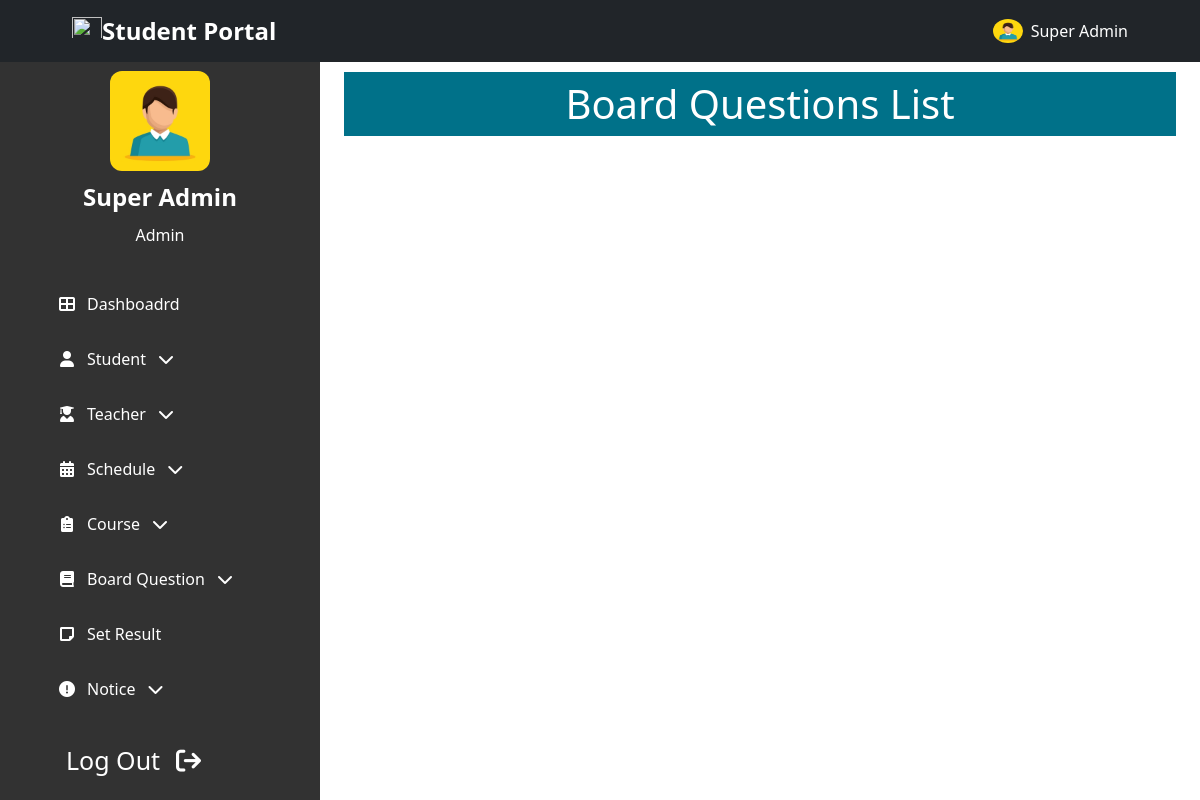
The app's page /admin/board_question_list.php (signed in), older data.
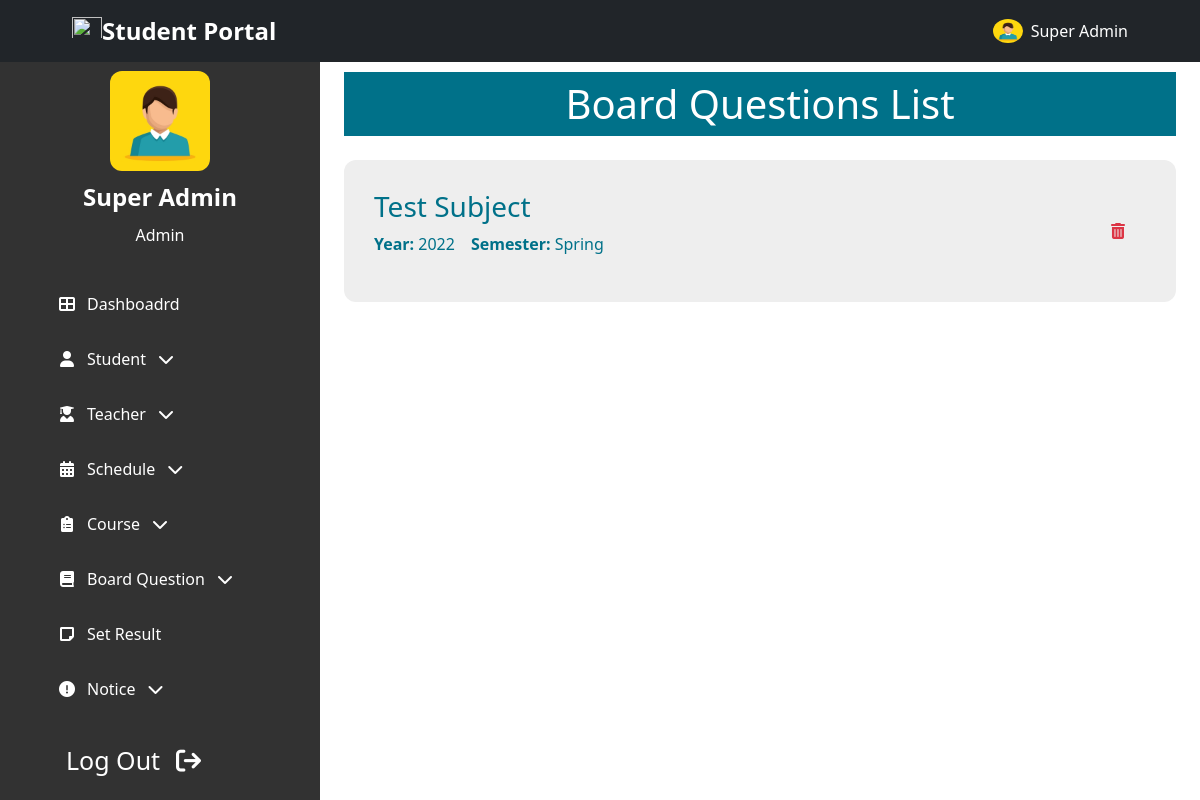
The same page, newer data.
### tables this page shows
CREATE TABLE `Board_Q` (
  `id` int(11) NOT NULL,
  `semester` int(11) NOT NULL,
  `year` int(11) NOT NULL,
  `course` varchar(50) NOT NULL,
  `question` varchar(255) NOT NULL,
  `updated_at` timestamp NOT NULL DEFAULT current_timestamp() ON UPDATE current_timestamp(),
  `created_at` timestamp NOT NULL DEFAULT current_timestamp()
);

### admin/backend/boardq_list.php (called while the page is built, shortened)
<?php
    $sql    =   "SELECT * FROM `Board_Q` WHERE 1";
    $query  =   mysqli_query($conn, $sql);
    $bq  =   mysqli_fetch_all($query, MYSQLI_ASSOC);
?>

### admin/board_question_list.php (the view, shortened to what this page needs)
<!DOCTYPE html>
<html lang="en">
<?php
    include "admin_head.php";
    include "backend/boardq_list.php";
?>
<body class="">
<?php include "../header_nav.php";?>
    <section class="header-container">
        <?php include "admin_sidebar.php";?>
    </section>
    <section id="home-container"  class="home-container active-2"">
        <div class="px-4 py-5 mt-4">
            <h1 class="common-background-2 p-2 text-center">Board Questions List</h1>
            <?php
            if(!empty($bq))
            {
                foreach($bq as $b)
                {
            ?>
            <div class="my-4">
                <div class="common-card d-flex justify-content-between align-items-center">
                    <div>
                        <h3><?php echo $b['course']; ?></h3>
                        <div class="d-flex flex-column flex-md-row">
                            <p class="pe-3"><span class="fw-bold">Year:</span> <?php echo $b['year']; ?></p>
                            <p><span class="fw-bold">Semester:</span>
                            <?php
                                if($b['semester'] == 1)
                                    echo "Spring";
                                else if($b['semester'] == 2)
                                    echo "Summer";
                                else
                                    echo "Fall";
                            ?>
                            </p>
                        </div>
                    </div>
                    <div class="delete-edit-container">
                        <form method="post" style="display: contents;width: fit-content;">
                            <button type="submit" name="delete" id="delete" class="btn text-danger" value="<?php echo $b['id']; ?>">
                                <i class="fas fa-trash-alt px-0 px-lg-2"></i>
                            </button>
                        </form>
                    </div>
                </div>
            </div>
            <?php
                }
            }
            ?>
        </div>
    </section>
</body>
</html>

Row changes from the older to the newer data that the page shows:
added board_q: course "Test Subject", year "2022", semester "Spring", $b['id'] 1 (drawn)
